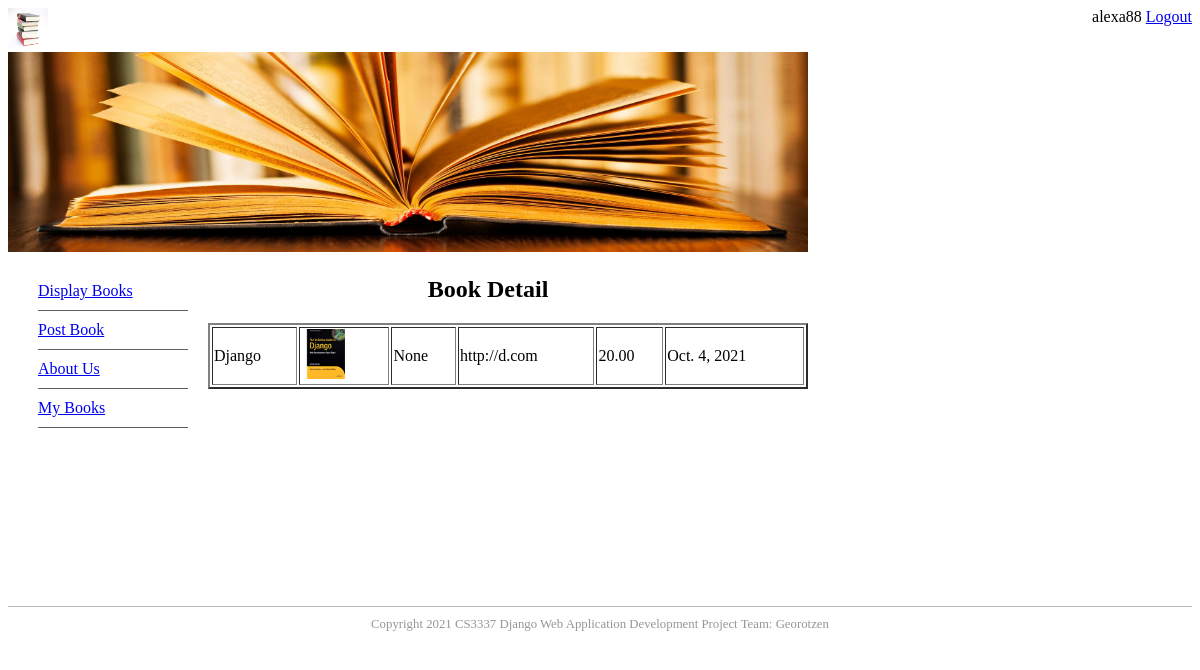
/book_detail/1 (signed in), run on the app's committed database.
### bookMng/models.py (models this page shows, shortened)
class MainMenu(models.Model):
    item = models.CharField(max_length=200, unique=True)
    link = models.CharField(max_length=200, unique=True)

class Book(models.Model):
    name = models.CharField(max_length=200)
    web = models.URLField(max_length=200)
    price = models.DecimalField(decimal_places=2, max_digits=6)
    publishdate = models.DateField(auto_now=True)
    picture = models.FileField(upload_to='bookEx/static/uploads')
    pic_path = models.CharField(max_length=300, editable=False, blank=True)
    username = models.ForeignKey(User, blank=True, null=True, on_delete=models.CASCADE)

### bookMng/views.py (the view)
# urls.py: path('book_detail/<int:book_id>', views.book_detail, name='book_detail'),
@login_required(login_url=reverse_lazy('login'))
def book_detail(request, book_id):
    book = Book.objects.get(id=book_id)
    book.pic_path = book.picture.url[14:]
    print(book.name)
    return render(request,
                  'bookMng/book_detail.html',
                  {
                      'item_list': MainMenu.objects.all(),
                      'book': book,
                  }
                  )

### bookEx/templates/bookMng/book_detail.html
{% extends "base.html" %}
{% load static %}
{% block sidenav %}
   {% for item in item_list %}
       <li>
          <a href="{{ item.link }}"> {{ item.item }}</a>
       </li>
   {% endfor %}
{% endblock sidenav %}
{% block content %}
   <h1 align="center"> Book Detail </h1>
   <table align="center" border="2" width="600">
       <tr>
           <td>
               {{ book.name }}
           </td>
           <td>
               <img src="{% static book.pic_path %}" width="50" height="50">
           </td>
           <td>
               {{ book.username }}
           </td>
           <td>
               {{ book.web }}
           </td>
           <td>
               {{ book.price }}
           </td>
           <td>
               {{ book.publishdate }}
           </td>
       </tr>
   </table>
{% endblock content%}

### bookEx/templates/base.html (shortened to what this page needs)
{% load static %}
<!DOCTYPE html>
<html lang="en">
<head>
    <link href="{% static 'main.css' %}" rel="stylesheet" type="text/css">
</head>
<body>
<div>
    <header>
        <div id="logo">
            <img src="{% static 'logo.jpg' %}" width="40" height="40" alt="" />
            <span style="float: right;">
                {% if user.is_authenticated %}
                    {{ user.username }}
                    <a href="{% url 'logout' %}?next=/">Logout</a>
                {% else %}
                     Not logged in
                    <a href="{% url 'login' %}?next=/">Login</a>
                {% endif %}
            </span>
        </div>
        <div id="topbanner">
            <img src="{% static 'topbanner.jpg' %}" width="800" height="200" alt="" />
        </div>
    </header>
    <aside id="leftsidebar">
        <nav id="nav">
            <ul>
                {% block sidenav %}{% endblock sidenav %}
            </ul>
        </nav>
    </aside>
    <section id="main">
        {% block content %}{% endblock content %}
    </section>
    <footer id="footer">
        Copyright 2021 CS3337 Django Web Application Development Project Team: Georotzen
    </footer>
</div>
</body>
</html>

### bookEx/static/main.css (style rules this page uses)
#footer { text-align: center; font-size: 0.8em; margin-top: 5px; padding-top: 10px; padding-bottom: 10px; background-color: #FFFFFF; border-top: thin solid #BBBBBB; clear: both; color: #969696; }
#leftsidebar { width: 180px; height: 350px; float: left; }
#nav li { padding-top: 10px; padding-bottom: 10px; font-size: 1em; list-style-type: none; border-bottom: thin solid #5F5F5F; color: #4C4C4C; left: 0px; list-style-position: inside; margin-left: -10px; }
#main { width: 560px; float: left; margin-left: 20px; margin-right: 10px; padding-right: 10px; }

### data on the page
MainMenu: item "Display Books"
MainMenu: item "Post Book"
MainMenu: item "About Us"
MainMenu: item "My Books"
Book: name "Django", username "None", web "http://d.com", price "20.00", publishdate "Oct. 4, 2021"

### other printed values
{{ user.username }} "alexa88"
